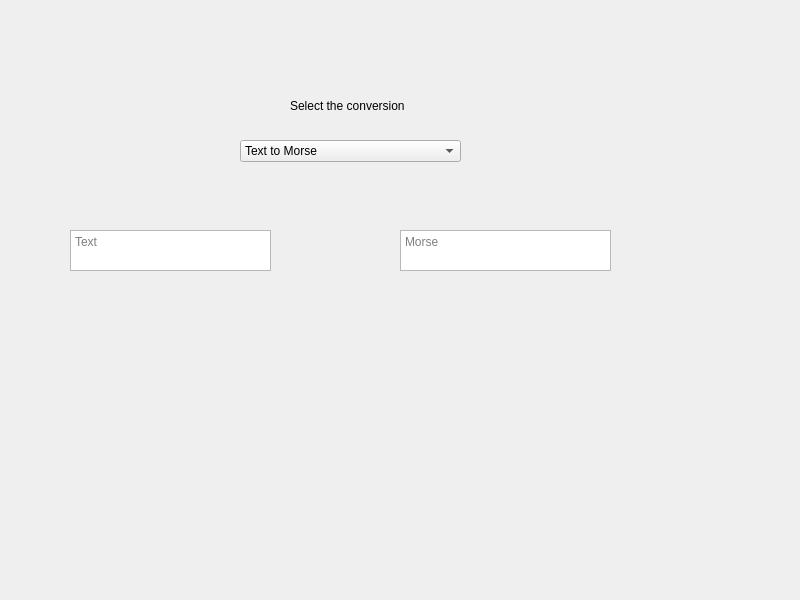
<?xml version="1.0" encoding="UTF-8"?>
<ui version="4.0">
 <class>Widget</class>
 <widget class="QWidget" name="Widget">
  <property name="geometry">
   <rect>
    <x>0</x>
    <y>0</y>
    <width>800</width>
    <height>600</height>
   </rect>
  </property>
  <property name="windowTitle">
   <string>MorseCode</string>
  </property>
  <widget class="QComboBox" name="comboBox">
   <property name="geometry">
    <rect>
     <x>240</x>
     <y>140</y>
     <width>221</width>
     <height>22</height>
    </rect>
   </property>
   <item>
    <property name="text">
     <string>Text to Morse</string>
    </property>
   </item>
   <item>
    <property name="text">
     <string>Morse to Text</string>
    </property>
   </item>
  </widget>
  <widget class="QLabel" name="label">
   <property name="geometry">
    <rect>
     <x>290</x>
     <y>90</y>
     <width>131</width>
     <height>31</height>
    </rect>
   </property>
   <property name="text">
    <string>Select the conversion</string>
   </property>
  </widget>
  <widget class="QTextEdit" name="plainText">
   <property name="geometry">
    <rect>
     <x>70</x>
     <y>230</y>
     <width>201</width>
     <height>41</height>
    </rect>
   </property>
   <property name="toolTip">
    <string/>
   </property>
   <property name="placeholderText">
    <string>Text</string>
   </property>
  </widget>
  <widget class="QTextEdit" name="morseCode">
   <property name="geometry">
    <rect>
     <x>400</x>
     <y>230</y>
     <width>211</width>
     <height>41</height>
    </rect>
   </property>
   <property name="toolTip">
    <string/>
   </property>
   <property name="placeholderText">
    <string>Morse</string>
   </property>
  </widget>
 </widget>
 <resources/>
 <connections/>
</ui>
